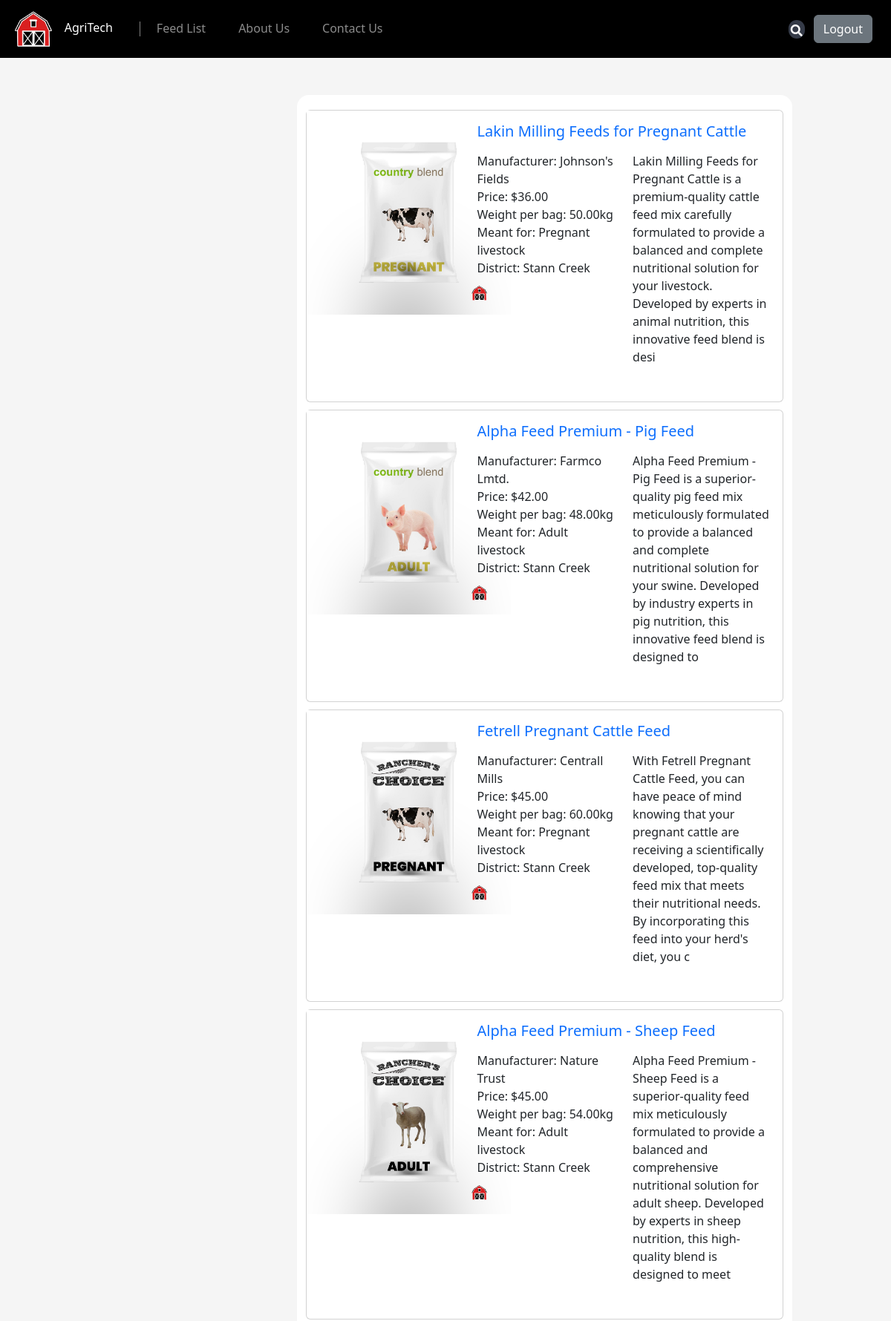
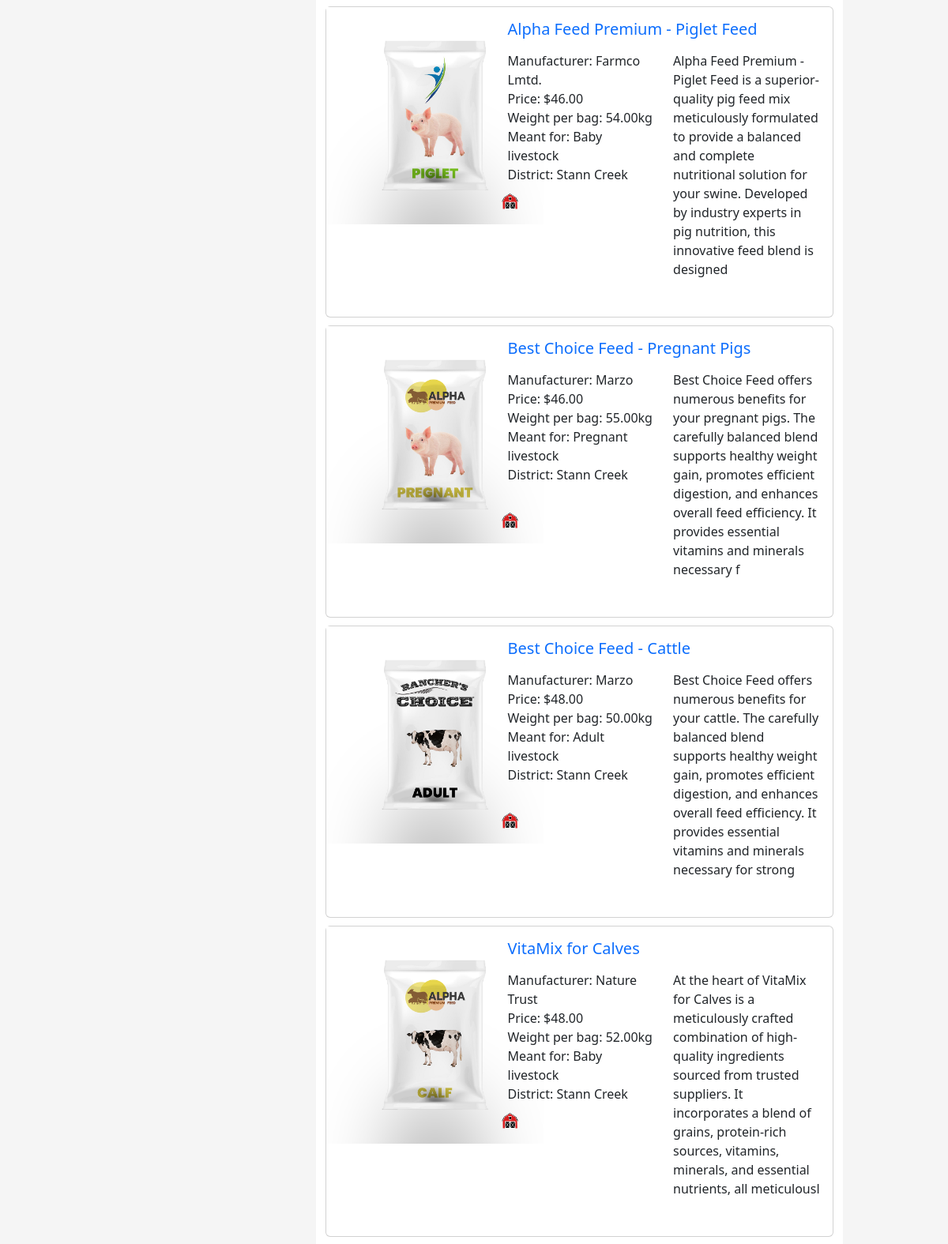
Screenshot of /feedlist.php?district=Stann Creek (upper part) with the database file from the repository (2 pictures, top to bottom).
### tables this page shows
CREATE TABLE `feeds` (
  `FeedID` int(4) NOT NULL,
  `FeedName` varchar(50) NOT NULL,
  `Manufacturer` varchar(50) NOT NULL,
  `AnimalType` varchar(20) NOT NULL,
  `AnimalStatus` varchar(20) NOT NULL,
  `Price` decimal(10,2) NOT NULL,
  `WeightPerBag` decimal(10,2) NOT NULL,
  `Description` varchar(250) NOT NULL,
  `District` varchar(50) NOT NULL,
  `Address` varchar(50) NOT NULL,
  `ProductCover` varchar(150) NOT NULL
);

### feedlist.php (the view, shortened to what this page needs)
<?php
  include "header.php";
  include "php/connection.php";
?>
<?php
$district = isset($_GET['district']) ? $_GET['district'] : '';
$price = isset($_GET['price']) ? $_GET['price'] : 'asc';
$sql = "SELECT * FROM feeds WHERE 1";
if (!empty($district)) {
  $sql .= " AND District = '$district'";
}
$sql .= " ORDER BY Price " . ($price === 'asc' ? 'ASC' : 'DESC');
$result = mysqli_query($con, $sql);
?>
<main>
  <section class="container-fluid" style="padding: 50px;">
    <div class="row mb-3 g-4 text-center" style="margin-left: 50px; margin-right: 50px;">
      <div class="rounded-4 col-8 themed-grid-col" style="background-color: white; margin-left: 30%; margin-bottom: 5%;">
        <div style="margin-top: 20px; margin-bottom: 20px;" id="feed-container">
          <?php
          if (mysqli_num_rows($result) == 0) {
            echo "No results!";
            echo "<div style='height: 400px;'></div>";
            echo '<script>
              console.log("Error! No feeds to display.");
            </script>';
          } else {
            while ($feed = mysqli_fetch_assoc($result)) {
              echo '<div class="card text-start" style="margin-top: 10px; margin-bottom: 10px;">
                      <div class="row g-0">
                        <div class="col-md-4">
                          <a style="text-decoration: none;" href="feed.php?FeedID=' . $feed['FeedID'] . '">
                            <img src="' . $feed["ProductCover"] . '" alt="feed image" style="height: 275px; width: 275px;">
                          </a>
                        </div>
                        <div class="col-md-8">
                            <div class="col">
                              <div class="card-body">
                                <h5 class="card-title">
                                  <a style="text-decoration: none;" href="feed.php?FeedID=' . $feed['FeedID'] . '">' . $feed['FeedName'] . '</a>
                                </h5>
                                <p class="card-text">
                                  <div class="row">
                                    <div class="col">
                                      Manufacturer: ' . $feed['Manufacturer'] . '<br>
                                      Price: $' . $feed['Price'] . '<br>
                                      Weight per bag: ' . $feed['WeightPerBag'] . 'kg<br>
                                      Meant for: '  . $feed['AnimalStatus'] . ' livestock<br>
                                      District: ' . $feed['District'] . '
                                    </div>
                                    <div class="col">
                                      <p>' . $feed['Description'] . '</p>
                                    </div>
                                  </div>
                                </p>
                              </div>
                            </div>
                        </div>
                      </div>
                    </div>';
            }
          }
          ?>
        </div>
      </div>
    </div>
  </section>
</main>
</body>
<?php
include "footer.php";
?>

### header.php (style rules this page uses)
body { background-color: #f5f5f5; }

### rows the page displays
feeds: ProductCover (picture), FeedName "Lakin Milling Feeds for Pregnant Cattle", Manufacturer "Johnson's Fields", Price "36.00", WeightPerBag "50.00", AnimalStatus "Pregnant", District "Stann Creek", Description "Lakin Milling Feeds for Pregnant Cattle is a premium-quality cattle feed mix carefully formulated to provide a balanced and complete nutritional solution for your livestock. Developed by experts in animal nutrition, this innovative feed blend is desi"
feeds: ProductCover (picture), FeedName "Alpha Feed Premium - Pig Feed", Manufacturer "Farmco Lmtd.", Price "42.00", WeightPerBag "48.00", AnimalStatus "Adult", District "Stann Creek", Description "Alpha Feed Premium - Pig Feed is a superior-quality pig feed mix meticulously formulated to provide a balanced and complete nutritional solution for your swine. Developed by industry experts in pig nutrition, this innovative feed blend is designed to"
feeds: ProductCover (picture), FeedName "Fetrell Pregnant Cattle Feed", Manufacturer "Centrall Mills", Price "45.00", WeightPerBag "60.00", AnimalStatus "Pregnant", District "Stann Creek", Description "With Fetrell Pregnant Cattle Feed, you can have peace of mind knowing that your pregnant cattle are receiving a scientifically developed, top-quality feed mix that meets their nutritional needs. By incorporating this feed into your herd's diet, you c"
feeds: ProductCover (picture), FeedName "Alpha Feed Premium - Sheep Feed", Manufacturer "Nature Trust", Price "45.00", WeightPerBag "54.00", AnimalStatus "Adult", District "Stann Creek", Description "Alpha Feed Premium - Sheep Feed is a superior-quality feed mix meticulously formulated to provide a balanced and comprehensive nutritional solution for adult sheep. Developed by experts in sheep nutrition, this high-quality blend is designed to meet"
feeds: ProductCover (picture), FeedName "Alpha Feed Premium - Piglet Feed", Manufacturer "Farmco Lmtd.", Price "46.00", WeightPerBag "54.00", AnimalStatus "Baby", District "Stann Creek", Description "Alpha Feed Premium - Piglet Feed is a superior-quality pig feed mix meticulously formulated to provide a balanced and complete nutritional solution for your swine. Developed by industry experts in pig nutrition, this innovative feed blend is designed"
feeds: ProductCover (picture), FeedName "Best Choice Feed - Pregnant Pigs", Manufacturer "Marzo", Price "46.00", WeightPerBag "55.00", AnimalStatus "Pregnant", District "Stann Creek", Description "Best Choice Feed offers numerous benefits for your pregnant pigs. The carefully balanced blend supports healthy weight gain, promotes efficient digestion, and enhances overall feed efficiency. It provides essential vitamins and minerals necessary f"
feeds: ProductCover (picture), FeedName "Best Choice Feed - Cattle", Manufacturer "Marzo", Price "48.00", WeightPerBag "50.00", AnimalStatus "Adult", District "Stann Creek", Description "Best Choice Feed offers numerous benefits for your cattle. The carefully balanced blend supports healthy weight gain, promotes efficient digestion, and enhances overall feed efficiency. It provides essential vitamins and minerals necessary for strong"
feeds: ProductCover (picture), FeedName "VitaMix for Calves", Manufacturer "Nature Trust", Price "48.00", WeightPerBag "52.00", AnimalStatus "Baby", District "Stann Creek", Description "At the heart of VitaMix for Calves is a meticulously crafted combination of high-quality ingredients sourced from trusted suppliers. It incorporates a blend of grains, protein-rich sources, vitamins, minerals, and essential nutrients, all meticulousl"
